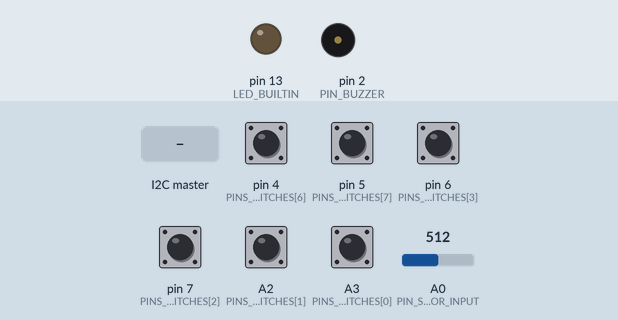
Recording of a sketch running on a simulated Arduino Nano, built with avr-gcc and run on an emulated ATmega328P. On the bench: output pins drawn as LEDs (lit = HIGH), buzzer (waves = sounding). The inputs (shaded band) are chosen by the test bench; at power-on: A2 (PINS_DIP_SWITCHES[1]), A3 (PINS_DIP_SWITCHES[0]), pin 4 (PINS_DIP_SWITCHES[6]), pin 5 (PINS_DIP_SWITCHES[7]), pin 6 (PINS_DIP_SWITCHES[3]), pin 7 (PINS_DIP_SWITCHES[2]) HIGH, A0 (PIN_SENSOR_INPUT) = 512. Pins used as bus, display or sensor lines are not drawn; what the sketch prints to the serial monitor is not drawn.

Above: at 1.2 s.
1.3 s: the I2C master sends ","
4.3 s: the I2C master sends the byte 1
7.3 s: the I2C master sends the byte 0
Timing chart, 0 to 16.3 s (numbered marks = the images above; inputs shaded):
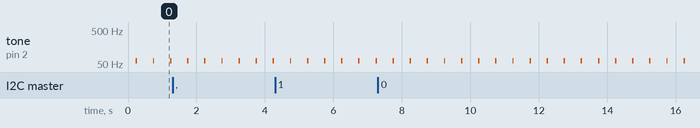

The sketch:

right_main.ino
```cpp
#include <Wire.h>
const int NUM_SENSORS = 15;
const int NUM_SELECT_PINS = 4;
const int PINS_SENSOR_SELECT[] = {8, 9, 10, 11};
const int PIN_SENSOR_INPUT = A0;
const bool DEBUG = false;
// There are hardware differences in all the sensors. Add an offset to
// approximately remove these differences
int vals_rh[] = {
    0, 0, 0, 0, 0,
    0, 0, 0, 0, 0,
    0, 0, 0, 0, 0
};
// There are 8 DIP switches that are used to select a gesture index
const int PINS_DIP_SWITCHES[] = {
    A3, A2, 7, 6,
    A6, A7, 4, 5
};
const int NUM_DIP_SWITCHES = 8;
// There are 255 indexable gestures 0x01 to 0xFF, with 0x00 reserved to
// indicate that the glove is in KEYBOARD mode and not in TRAINING mode.
int gesture_index = 0x01;
// The piezo-electric buzzer is used to indicate the boundary between training
// packets
const int PIN_BUZZER = 2;
int buzzer_state = 0;
const int MS_PER_TRAINING_PACKET = 500;
const int MS_PER_BEEP = 40;
const int START_TIME = (MS_PER_TRAINING_PACKET - MS_PER_BEEP) / 2;
const int FINSH_TIME = (MS_PER_TRAINING_PACKET + MS_PER_BEEP) / 2;

// Keep track of the last time we wrote to the serial port
long last_write = 0;
const int MIN_MS_PER_WRITE = 20;

// left hand can send up to ((4 + 1) * 15) = 75 bytes of data at a time
const int left_hand_cap = 75;
int left_hand_len = 0;
char left_hand[75];

const int right_hand_cap = 75;
int right_hand_len = 0;
char right_hand[75];

// alpha is used for exponential smoothing. High alpha => very smooth. This
// value is found experimentally.
const float alpha = 0.00;

void setup() {
    // Mark the builtin LED as output
    pinMode(LED_BUILTIN, OUTPUT);
    // Start up I2C communication with device on channel 42 (left hand)
    Wire.begin(42);
    // Register a function to handle received messages
    Wire.onReceive(receiveEvent);
    // Use a high baud rate so that the sensor readings are more accurate.
    Serial.begin(19200);
    // Mark the sensor input pin as an input
    pinMode(PIN_SENSOR_INPUT, INPUT);
    // Mark the sensor selection pins as output
    for (int j = 0; j < NUM_SELECT_PINS; j++) {
        pinMode(PINS_SENSOR_SELECT[j], OUTPUT);
    }
    // Mark the DIP switches as input pins which default to HIGH
    for (int i = 0; i < NUM_DIP_SWITCHES; i++) {
        pinMode(PINS_DIP_SWITCHES[i], INPUT_PULLUP);
    }
    // Mark the buzzer as an output
    pinMode(PIN_BUZZER, OUTPUT);
    // Set the last write time to now
    last_write = millis();
}

void loop() {
    if (DEBUG) {
        Serial.write('#');
        Serial.write('l');
        for (int i = 0; i < left_hand_len; i++) {
            if (left_hand[i] == ',') {
                Serial.write(';');
            } else {
                Serial.write(left_hand[i]);
            }
        }
        Serial.write('r');
        for (int i = 0; i < right_hand_len; i++) {
            if (right_hand[i] == ',') {
                Serial.write(';');
            } else {
                Serial.write(right_hand[i]);
            }
        }
        Serial.print("\n");
    }

    if (millis() - last_write >= MIN_MS_PER_WRITE && left_hand_len > 0 && right_hand_len > 0) {
            last_write = millis();
            Serial.print(gesture_index);
            Serial.print(",");
            Serial.print(gesture_index == 0 ? 0 : millis() % MS_PER_TRAINING_PACKET);
            Serial.print(",");
            // Print out the data from the left hand
            for (int i = 0; i < left_hand_len; i++) {
                Serial.write(left_hand[i]);
            }
            left_hand_len = 0;
            // Print out the data from the right hand
            for (int i = 0; i < right_hand_len; i++) {
                Serial.write(right_hand[i]);
            }
            right_hand_len = 0;
            Serial.print("\n");
    } else if (DEBUG) {
        Serial.print("# Not writing, diff: ");
        Serial.print(millis() - last_write);
        Serial.print(", left_hand_len=");
        Serial.print(left_hand_len);
        Serial.print(", right_hand_len=");
        Serial.println(right_hand_len);
    }
    // Calculate and print out the gesture index. Read in the DIP switches
    // to figure out what gesture index we're at Init `gesture_index` to
    // zero so bit shifts can work properly
    gesture_index = 0x00;
    for (int i = 0; i < NUM_DIP_SWITCHES; i++) {
        int gesture_val = 1 - digitalRead(PINS_DIP_SWITCHES[i]);
        gesture_index |= gesture_val << (NUM_DIP_SWITCHES - i - 1);
    }

    // Only sound the buzzer if we're in TRAINING mode and it's the correct
    // time interval
    int time_offset = millis() % MS_PER_TRAINING_PACKET;
    if (gesture_index != 0
            && START_TIME <= time_offset && time_offset <= FINSH_TIME
            && buzzer_state == 0
    ) {
        // sound the buzzer at 110Hz (A2)
        // Gesture index is in [1,255], multiply by 8 to get [8,2040], add 50
        // to get in human hearing range of [58,2090]
        buzzer_state = gesture_index + 50;
        tone(PIN_BUZZER, buzzer_state);
    }
    if (
        (time_offset < START_TIME || FINSH_TIME < time_offset)
        && buzzer_state != 0
    ) {
        // Reset the buzer
        buzzer_state = 0;
        noTone(PIN_BUZZER);
    }

    right_hand_len = 0;
    for (int zyx = 0; zyx < NUM_SENSORS; zyx++) {
        // There's an issue where the order of the dimensions for the right
        // hand is ZYX not XYZ. This expression fixes that. 0=>2, 1=>1, 2=>0,
        // 3=>5, 4=>4, 5=>3, and so on.
        int offset = (floor(zyx/3) * 3 + 1);
        int xyz = - (zyx - offset) + offset;
        for (int j = 0; j < NUM_SELECT_PINS; j++) {
            digitalWrite(PINS_SENSOR_SELECT[j], (xyz & (1 << j)) >> j);
        }
        int reading = analogRead(PIN_SENSOR_INPUT);
        vals_rh[xyz] = floor((1.0 - alpha) * reading + alpha * vals_rh[xyz]);

        int thou = vals_rh[xyz] / 1000;
        if (thou > 0) {
            right_hand[right_hand_len++] = '0' + thou;
            vals_rh[xyz] -= thou * 1000;
        }
        int hund = vals_rh[xyz] / 100;
        if (hund >= 0 || thou) {
            right_hand[right_hand_len++] = '0' + hund;
            vals_rh[xyz] -= hund * 100;
        }
        int tens = vals_rh[xyz] / 10;
        if (tens >= 0 || hund || thou) {
            right_hand[right_hand_len++] = '0' + tens;
            vals_rh[xyz] -= tens * 10;
        }
        if (vals_rh[xyz] >= 0 || tens || hund || thou) {
            right_hand[right_hand_len++] = '0' + vals_rh[xyz];
        }
        vals_rh[xyz] += thou * 1000 + hund * 100 + tens * 10;
        right_hand[right_hand_len++] = ',';
    }
}

/*
 * Read incoming I2C data from the left hand.
 */
void receiveEvent(int num_events) {
    digitalWrite(LED_BUILTIN, HIGH);
    left_hand_len = 0;
    while (Wire.available() > 0) {
        left_hand[left_hand_len++] = Wire.read();
    }
    digitalWrite(LED_BUILTIN, LOW);
}
```

Measured:
- by itself, tone on pin 2 (PIN_BUZZER): alternates 62 Hz for 0.04 s and silent for 0.46 s
